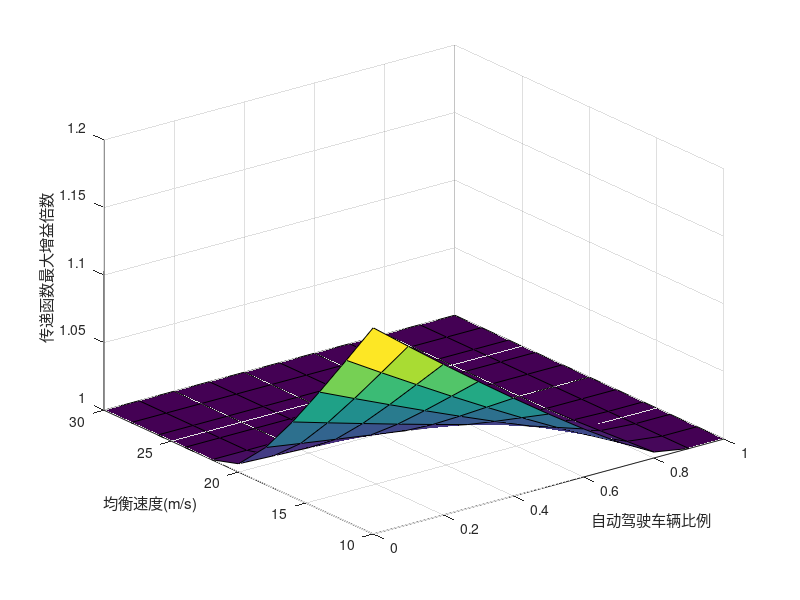

This chart was generated by the following MATLAB code:
%% init
clear;
clc;
%%
p = 0 : 0.1 : 1;
ve = 10 : 2 : 30;

th = 0.6;
k1 = 0.8;
k2 = 0.8;
kn = 0;
deltat = 0.01;

v0 = 33;
k = 0.7;
alpha = 0.999;
s0 = 1.62;

Gmax = zeros(length(ve), length(p));

for i = 1 : 1 : length(p)
    for j = 1 : 1 : length(ve)
        
        hs = s0-v0/alpha*log(1-ve(j)/v0);
        vd = alpha*exp(-1*alpha/v0*(hs-s0));
        w = 0 : 0.01 : 30;
        norm_HV = zeros(length(w), 1);
        norm_AV = zeros(length(w), 1);
        mid = zeros(length(w), 1);
        for z = 1 : 1 : length(w)
            norm_HV(z) = k*vd / sqrt(w(z)^4+(k^2-2*k*vd)*(w(z)^2)+(k*vd)^2);
            norm_AV(z) = (sqrt(k1^2+(k2*w(z))^2)) / (sqrt((k1-(deltat+k2*th)*(w(z)^2))^2+(w(z)*(k2+k1*th))^2));
            mid(z) = norm_HV(z)^(1-p(i)) * norm_AV(z)^p(i);
        end
        % Gmax(j, i) = (max(norm_HV)^(1-p(i))) * (max(norm_AV)^p(i));
        Gmax(j, i) = max(mid);
    end
end

surf(p, ve, Gmax);
ylabel("均衡速度(m/s)");
xlabel("自动驾驶车辆比例");
zlabel("传递函数最大增益倍数");